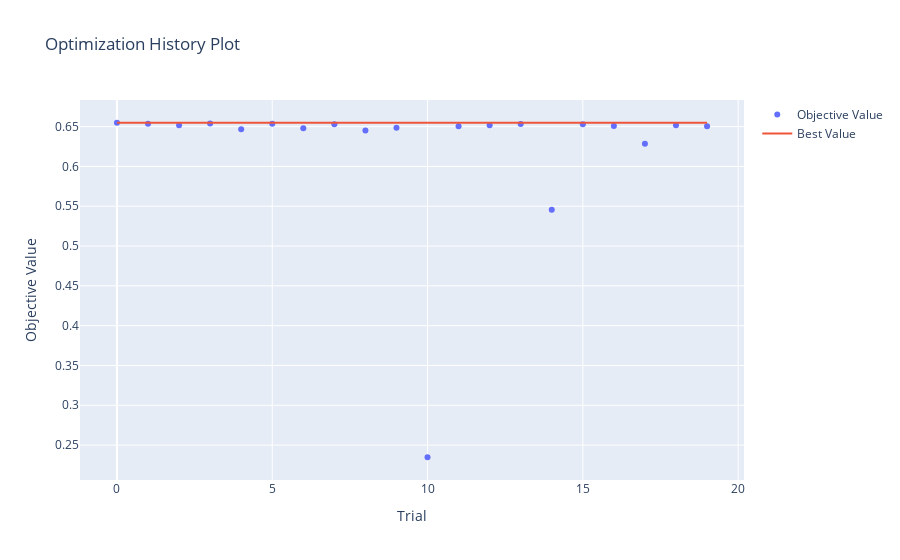

The cell this chart's notebook holds for it:
### Code cell
optuna.visualization.plot_optimization_history(study)

### Figure 1 — Plotly figure (JSON) as saved in the notebook; plotly's stock layout.template omitted (floating-point values rounded to 4 significant figures)
{"data": [{"mode": "markers", "name": "Objective Value", "type": "scatter", "x": [0, 1, 2, 3, 4, 5, 6, 7, 8, 9, 10, 11, 12, 13, 14, 15, 16, 17, 18, 19], "y": [0.6548, 0.6536, 0.6515, 0.654, 0.6467, 0.6535, 0.648, 0.6529, 0.6453, 0.6485, 0.2347, 0.6505, 0.6516, 0.6533, 0.5455, 0.6529, 0.6507, 0.6285, 0.6518, 0.6504]}, {"name": "Best Value", "type": "scatter", "x": [0, 1, 2, 3, 4, 5, 6, 7, 8, 9, 10, 11, 12, 13, 14, 15, 16, 17, 18, 19], "y": [0.6548, 0.6548, 0.6548, 0.6548, 0.6548, 0.6548, 0.6548, 0.6548, 0.6548, 0.6548, 0.6548, 0.6548, 0.6548, 0.6548, 0.6548, 0.6548, 0.6548, 0.6548, 0.6548, 0.6548]}], "layout": {"title": {"text": "Optimization History Plot"}, "xaxis": {"title": {"text": "Trial"}}, "yaxis": {"title": {"text": "Objective Value"}}}}
